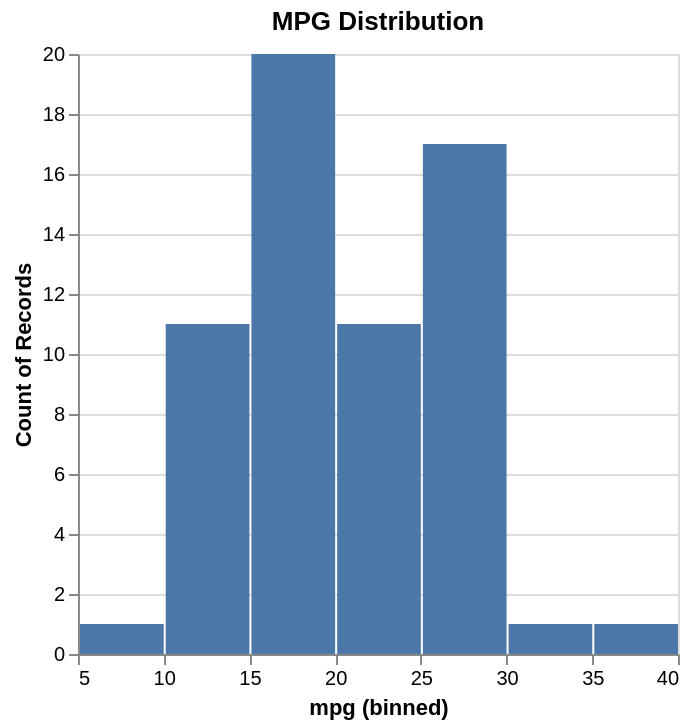

Write the Vega-Lite specification saved for this chart.
### Vega-Lite specification from a JSON file in a GitHub repository (floating-point values rounded to 4 significant figures)
{"$schema": "https://vega.github.io/schema/vega-lite/v5.json", "data": {"values": [{"acceleration": 12.0, "cylinders": 8, "horsepower": 130, "mpg": 18, "origin": "USA", "weight": 3504}, {"acceleration": 11.5, "cylinders": 8, "horsepower": 165, "mpg": 15, "origin": "USA", "weight": 3693}, {"acceleration": 11.0, "cylinders": 8, "horsepower": 150, "mpg": 18, "origin": "USA", "weight": 3436}, {"acceleration": 12.0, "cylinders": 8, "horsepower": 150, "mpg": 16, "origin": "USA", "weight": 3433}, {"acceleration": 10.5, "cylinders": 8, "horsepower": 140, "mpg": 17, "origin": "USA", "weight": 3449}, {"acceleration": 10.0, "cylinders": 8, "horsepower": 198, "mpg": 15, "origin": "USA", "weight": 4341}, {"acceleration": 9.0, "cylinders": 8, "horsepower": 220, "mpg": 14, "origin": "USA", "weight": 4354}, {"acceleration": 8.5, "cylinders": 8, "horsepower": 215, "mpg": 14, "origin": "USA", "weight": 4312}, {"acceleration": 10.0, "cylinders": 8, "horsepower": 225, "mpg": 14, "origin": "USA", "weight": 4425}, {"acceleration": 8.5, "cylinders": 8, "horsepower": 190, "mpg": 15, "origin": "USA", "weight": 3850}, {"acceleration": 10.0, "cylinders": 8, "horsepower": 170, "mpg": 15, "origin": "USA", "weight": 3563}, {"acceleration": 8.0, "cylinders": 8, "horsepower": 160, "mpg": 14, "origin": "USA", "weight": 3609}, {"acceleration": 9.5, "cylinders": 8, "horsepower": 150, "mpg": 15, "origin": "USA", "weight": 3761}, {"acceleration": 10.0, "cylinders": 8, "horsepower": 225, "mpg": 14, "origin": "USA", "weight": 3086}, {"acceleration": 15.0, "cylinders": 4, "horsepower": 95, "mpg": 24, "origin": "Japan", "weight": 2372}, {"acceleration": 15.5, "cylinders": 4, "horsepower": 95, "mpg": 22, "origin": "Japan", "weight": 2833}, {"acceleration": 15.5, "cylinders": 4, "horsepower": 97, "mpg": 18, "origin": "Japan", "weight": 2774}, {"acceleration": 16.0, "cylinders": 4, "horsepower": 85, "mpg": 21, "origin": "Japan", "weight": 2587}, {"acceleration": 14.5, "cylinders": 4, "horsepower": 88, "mpg": 27, "origin": "Japan", "weight": 2130}, {"acceleration": 20.5, "cylinders": 4, "horsepower": 46, "mpg": 26, "origin": "Europe", "weight": 1835}, {"acceleration": 17.5, "cylinders": 4, "horsepower": 87, "mpg": 25, "origin": "Europe", "weight": 2672}, {"acceleration": 15.0, "cylinders": 4, "horsepower": 90, "mpg": 24, "origin": "Europe", "weight": 2430}, {"acceleration": 17.5, "cylinders": 4, "horsepower": 95, "mpg": 25, "origin": "Europe", "weight": 2375}, {"acceleration": 15.5, "cylinders": 4, "horsepower": 113, "mpg": 26, "origin": "Europe", "weight": 2234}, {"acceleration": 18.5, "cylinders": 4, "horsepower": 90, "mpg": 21, "origin": "Europe", "weight": 2648}, {"acceleration": 14.0, "cylinders": 8, "horsepower": 215, "mpg": 10, "origin": "USA", "weight": 4615}, {"acceleration": 13.0, "cylinders": 8, "horsepower": 200, "mpg": 10, "origin": "USA", "weight": 4376}, {"acceleration": 13.5, "cylinders": 8, "horsepower": 210, "mpg": 11, "origin": "USA", "weight": 4382}, {"acceleration": 18.0, "cylinders": 8, "horsepower": 193, "mpg": 9, "origin": "USA", "weight": 4732}, {"acceleration": 14.5, "cylinders": 4, "horsepower": 88, "mpg": 27, "origin": "Japan", "weight": 2130}, {"acceleration": 13.5, "cylinders": 4, "horsepower": 90, "mpg": 28, "origin": "Japan", "weight": 2264}, {"acceleration": 15.5, "cylinders": 4, "horsepower": 95, "mpg": 25, "origin": "Japan", "weight": 2228}, {"acceleration": 19.0, "cylinders": 4, "horsepower": 100, "mpg": 25, "origin": "Japan", "weight": 2046}, {"acceleration": 13.0, "cylinders": 4, "horsepower": 105, "mpg": 19, "origin": "Europe", "weight": 2634}, {"acceleration": 15.5, "cylinders": 4, "horsepower": 100, "mpg": 16, "origin": "Europe", "weight": 2702}, {"acceleration": 16.5, "cylinders": 4, "horsepower": 88, "mpg": 17, "origin": "Europe", "weight": 2875}, {"acceleration": 17.0, "cylinders": 4, "horsepower": 100, "mpg": 19, "origin": "Europe", "weight": 2901}, {"acceleration": 11.0, "cylinders": 6, "horsepower": 165, "mpg": 18, "origin": "USA", "weight": 3353}, {"acceleration": 11.5, "cylinders": 6, "horsepower": 175, "mpg": 14, "origin": "USA", "weight": 3169}, {"acceleration": 12.5, "cylinders": 6, "horsepower": 153, "mpg": 14, "origin": "USA", "weight": 2906}, {"acceleration": 13.5, "cylinders": 6, "horsepower": 150, "mpg": 15, "origin": "USA", "weight": 3380}, {"acceleration": 12.0, "cylinders": 8, "horsepower": 180, "mpg": 15, "origin": "USA", "weight": 3740}, {"acceleration": 11.0, "cylinders": 8, "horsepower": 170, "mpg": 14, "origin": "USA", "weight": 4080}, {"acceleration": 11.5, "cylinders": 8, "horsepower": 175, "mpg": 15, "origin": "USA", "weight": 3645}, {"acceleration": 14.0, "cylinders": 4, "horsepower": 110, "mpg": 24, "origin": "Japan", "weight": 2585}, {"acceleration": 19.0, "cylinders": 4, "horsepower": 72, "mpg": 20, "origin": "Japan", "weight": 2310}, {"acceleration": 15.0, "cylinders": 4, "horsepower": 100, "mpg": 25, "origin": "Japan", "weight": 2472}, {"acceleration": 16.0, "cylinders": 4, "horsepower": 88, "mpg": 21, "origin": "Japan", "weight": 2265}, {"acceleration": 19.5, "cylinders": 4, "horsepower": 86, "mpg": 27, "origin": "Japan", "weight": 2110}, {"acceleration": 14.5, "cylinders": 4, "horsepower": 90, "mpg": 26, "origin": "Japan", "weight": 2800}, {"acceleration": 19.5, "cylinders": 4, "horsepower": 70, "mpg": 26, "origin": "Japan", "weight": 2110}, {"acceleration": 17.0, "cylinders": 4, "horsepower": 76, "mpg": 28, "origin": "Japan", "weight": 2085}, {"acceleration": 17.0, "cylinders": 4, "horsepower": 65, "mpg": 25, "origin": "Japan", "weight": 2245}, {"acceleration": 15.0, "cylinders": 4, "horsepower": 69, "mpg": 26, "origin": "Japan", "weight": 1965}, {"acceleration": 17.0, "cylinders": 4, "horsepower": 60, "mpg": 30, "origin": "Japan", "weight": 1755}, {"acceleration": 14.0, "cylinders": 6, "horsepower": 70, "mpg": 22, "origin": "USA", "weight": 2815}, {"acceleration": 12.5, "cylinders": 6, "horsepower": 95, "mpg": 17, "origin": "USA", "weight": 3210}, {"acceleration": 13.5, "cylinders": 6, "horsepower": 80, "mpg": 23, "origin": "USA", "weight": 3380}, {"acceleration": 15.5, "cylinders": 4, "horsepower": 54, "mpg": 36, "origin": "Japan", "weight": 1760}, {"acceleration": 14.0, "cylinders": 4, "horsepower": 90, "mpg": 25, "origin": "Europe", "weight": 2130}, {"acceleration": 15.5, "cylinders": 4, "horsepower": 86, "mpg": 22, "origin": "Europe", "weight": 2205}, {"acceleration": 13.5, "cylinders": 4, "horsepower": 110, "mpg": 18, "origin": "Europe", "weight": 2245}]}, "encoding": {"x": {"bin": true, "field": "mpg", "scale": {"zero": false}, "type": "quantitative"}, "y": {"aggregate": "count", "scale": {"zero": false}, "type": "quantitative"}}, "height": 300, "mark": "bar", "params": [{"bind": "scales", "name": "grid", "select": {"encodings": ["x"], "type": "interval"}}], "title": "MPG Distribution"}
